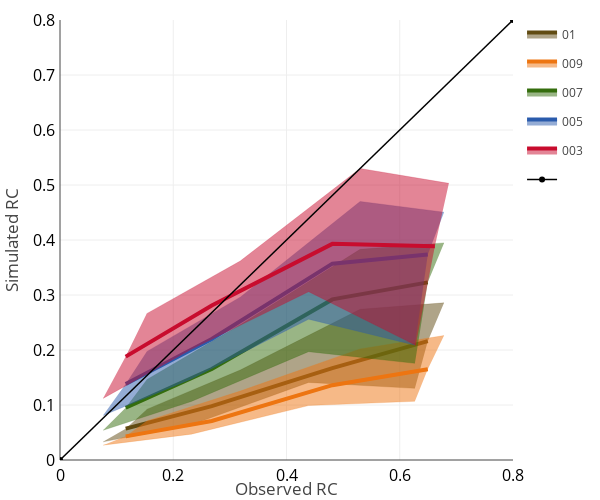

Notebook code for this chart:
### Code cell
div, fig = Dispersion(ObsList, SimList, np.linspace(0,0.8,5), Percent=[25,50,75],
    Color = Color, Texto = Texto, Nombres = Nombres,
    width=600, height=500, rangoX=[0,0.8], rangoY=[0,0.8], 
    xLabel = 'Observed RC', yLabel = 'Simulated RC',
    )

### Figure 1 — Plotly figure (JSON) as saved in the notebook; plotly's stock layout.template omitted (floating-point values rounded to 4 significant figures)
{"data": [{"fill": null, "legendgroup": "01", "line": {"color": "#614B12", "width": 0.2}, "mode": "lines", "name": "01", "showlegend": false, "type": "scatter", "x": [0.076, 0.232, 0.439, 0.6268], "y": [0.033, 0.064, 0.141, 0.1303]}, {"fill": "tonexty", "legendgroup": "01", "line": {"color": "#614B12", "width": 4}, "mode": "lines", "name": "01", "showlegend": true, "type": "scatter", "x": [0.116, 0.268, 0.481, 0.6495], "y": [0.057, 0.098, 0.167, 0.216]}, {"fill": "tonexty", "legendgroup": "01", "line": {"color": "#614B12", "width": 0.2}, "mode": "lines", "name": "01", "showlegend": false, "type": "scatter", "x": [0.153, 0.3182, 0.53, 0.6783], "y": [0.092, 0.1635, 0.274, 0.2858]}, {"fill": null, "legendgroup": "009", "line": {"color": "#ED7511", "width": 0.2}, "mode": "lines", "name": "009", "showlegend": false, "type": "scatter", "x": [0.076, 0.232, 0.439, 0.6268], "y": [0.027, 0.047, 0.099, 0.1068]}, {"fill": "tonexty", "legendgroup": "009", "line": {"color": "#ED7511", "width": 4}, "mode": "lines", "name": "009", "showlegend": true, "type": "scatter", "x": [0.116, 0.268, 0.481, 0.6495], "y": [0.043, 0.071, 0.136, 0.165]}, {"fill": "tonexty", "legendgroup": "009", "line": {"color": "#ED7511", "width": 0.2}, "mode": "lines", "name": "009", "showlegend": false, "type": "scatter", "x": [0.153, 0.3182, 0.53, 0.6783], "y": [0.071, 0.1253, 0.202, 0.2263]}, {"fill": null, "legendgroup": "007", "line": {"color": "#346D0D", "width": 0.2}, "mode": "lines", "name": "007", "showlegend": false, "type": "scatter", "x": [0.076, 0.232, 0.439, 0.6268], "y": [0.054, 0.1065, 0.197, 0.1757]}, {"fill": "tonexty", "legendgroup": "007", "line": {"color": "#346D0D", "width": 4}, "mode": "lines", "name": "007", "showlegend": true, "type": "scatter", "x": [0.116, 0.268, 0.481, 0.6495], "y": [0.095, 0.1655, 0.292, 0.323]}, {"fill": "tonexty", "legendgroup": "007", "line": {"color": "#346D0D", "width": 0.2}, "mode": "lines", "name": "007", "showlegend": false, "type": "scatter", "x": [0.153, 0.3182, 0.53, 0.6783], "y": [0.146, 0.2457, 0.383, 0.3948]}, {"fill": null, "legendgroup": "005", "line": {"color": "#2A5BAC", "width": 0.2}, "mode": "lines", "name": "005", "showlegend": false, "type": "scatter", "x": [0.076, 0.232, 0.439, 0.6268], "y": [0.081, 0.1475, 0.256, 0.2087]}, {"fill": "tonexty", "legendgroup": "005", "line": {"color": "#2A5BAC", "width": 4}, "mode": "lines", "name": "005", "showlegend": true, "type": "scatter", "x": [0.116, 0.268, 0.481, 0.6495], "y": [0.138, 0.22, 0.357, 0.3735]}, {"fill": "tonexty", "legendgroup": "005", "line": {"color": "#2A5BAC", "width": 0.2}, "mode": "lines", "name": "005", "showlegend": false, "type": "scatter", "x": [0.153, 0.3182, 0.53, 0.6783], "y": [0.197, 0.296, 0.47, 0.4505]}, {"fill": null, "legendgroup": "003", "line": {"color": "#C80C2E", "width": 0.2}, "mode": "lines", "name": "003", "showlegend": false, "type": "scatter", "x": [0.076, 0.232, 0.439, 0.6282], "y": [0.112, 0.2013, 0.306, 0.2085]}, {"fill": "tonexty", "legendgroup": "003", "line": {"color": "#C80C2E", "width": 4}, "mode": "lines", "name": "003", "showlegend": true, "type": "scatter", "x": [0.116, 0.268, 0.481, 0.662], "y": [0.188, 0.281, 0.393, 0.3885]}, {"fill": "tonexty", "legendgroup": "003", "line": {"color": "#C80C2E", "width": 0.2}, "mode": "lines", "name": "003", "showlegend": false, "type": "scatter", "x": [0.153, 0.3182, 0.53, 0.6867], "y": [0.266, 0.3618, 0.53, 0.503]}, {"line": {"color": "black", "width": 1.5}, "name": "", "type": "scatter", "x": [0, 0.8], "y": [0, 0.8]}], "layout": {"height": 500, "margin": {"b": 40, "l": 60, "pad": 4, "r": 50, "t": 20}, "width": 600, "xaxis": {"range": [0, 0.8], "tickfont": {"color": "black", "size": 16}, "title": {"font": {"size": 17}, "text": "Observed RC"}, "type": "linear"}, "yaxis": {"range": [0, 0.8], "tickfont": {"color": "black", "size": 16}, "title": {"font": {"size": 17}, "text": "Simulated RC"}, "type": "linear"}}}
